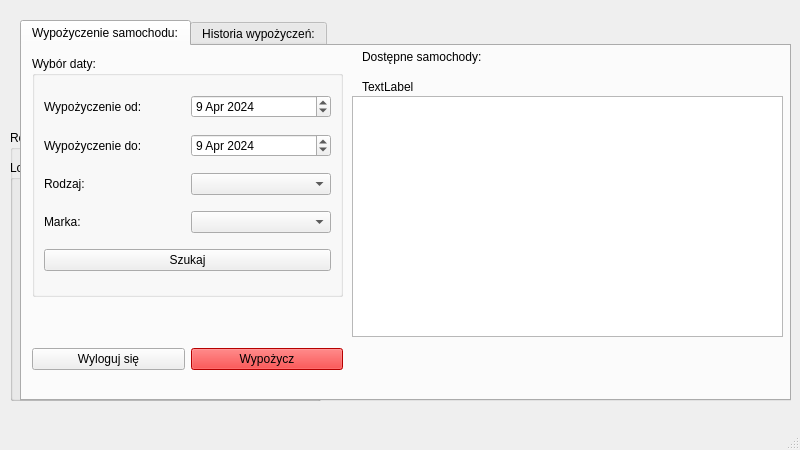
<?xml version="1.0" encoding="UTF-8"?>
<ui version="4.0">
 <class>klientWindow</class>
 <widget class="QMainWindow" name="klientWindow">
  <property name="geometry">
   <rect>
    <x>0</x>
    <y>0</y>
    <width>800</width>
    <height>450</height>
   </rect>
  </property>
  <property name="windowTitle">
   <string>Wypozyczalnia Samochodów</string>
  </property>
  <widget class="QWidget" name="centralwidget">
   <widget class="QGroupBox" name="groupBox_rej">
    <property name="geometry">
     <rect>
      <x>10</x>
      <y>130</y>
      <width>311</width>
      <height>271</height>
     </rect>
    </property>
    <property name="title">
     <string>Rejestracja:</string>
    </property>
    <layout class="QVBoxLayout" name="verticalLayout_2">
     <item>
      <layout class="QHBoxLayout" name="horizontalLayout_rej_imie">
       <item>
        <widget class="QLabel" name="label_rej_imie">
         <property name="text">
          <string> Imię:        </string>
         </property>
        </widget>
       </item>
       <item>
        <widget class="QLineEdit" name="lineEdit_rej_imie"/>
       </item>
      </layout>
     </item>
     <item>
      <layout class="QHBoxLayout" name="horizontalLayout_rej_nazwisko">
       <item>
        <widget class="QLabel" name="label_rej_nazwisko">
         <property name="text">
          <string>Nazwisko:</string>
         </property>
        </widget>
       </item>
       <item>
        <widget class="QLineEdit" name="lineEdit_rej_nazwisko"/>
       </item>
      </layout>
     </item>
     <item>
      <layout class="QHBoxLayout" name="horizontalLayout_rej_pesel">
       <item>
        <widget class="QLabel" name="label_rej_pesel">
         <property name="text">
          <string>PESEL:      </string>
         </property>
        </widget>
       </item>
       <item>
        <widget class="QLineEdit" name="lineEdit_rej_pesel"/>
       </item>
      </layout>
     </item>
     <item>
      <layout class="QHBoxLayout" name="horizontalLayout_rej_tel">
       <item>
        <widget class="QLabel" name="label_rej_tel">
         <property name="text">
          <string>Nr tel.:      </string>
         </property>
        </widget>
       </item>
       <item>
        <widget class="QLineEdit" name="lineEdit_rej_tel"/>
       </item>
      </layout>
     </item>
     <item>
      <layout class="QHBoxLayout" name="horizontalLayout_rej_email">
       <item>
        <widget class="QLabel" name="label_rej_email">
         <property name="text">
          <string>E-mail:     </string>
         </property>
        </widget>
       </item>
       <item>
        <widget class="QLineEdit" name="lineEdit_rej_email"/>
       </item>
      </layout>
     </item>
     <item>
      <layout class="QHBoxLayout" name="horizontalLayout_rej_haslo">
       <item>
        <widget class="QLabel" name="label_rej_haslo">
         <property name="text">
          <string>Hasło:      </string>
         </property>
        </widget>
       </item>
       <item>
        <widget class="QLineEdit" name="lineEdit_rej_haslo">
         <property name="echoMode">
          <enum>QLineEdit::Password</enum>
         </property>
        </widget>
       </item>
      </layout>
     </item>
     <item>
      <layout class="QHBoxLayout" name="horizontalLayout_rej">
       <item>
        <widget class="QPushButton" name="pushButton_rej">
         <property name="text">
          <string>Rejestracja</string>
         </property>
        </widget>
       </item>
       <item>
        <widget class="QPushButton" name="pushButton_rej_powrot">
         <property name="text">
          <string>Powrót</string>
         </property>
        </widget>
       </item>
      </layout>
     </item>
    </layout>
   </widget>
   <widget class="QGroupBox" name="groupBox_logowanie">
    <property name="geometry">
     <rect>
      <x>10</x>
      <y>160</y>
      <width>311</width>
      <height>241</height>
     </rect>
    </property>
    <property name="title">
     <string>Logowanie:</string>
    </property>
    <layout class="QVBoxLayout" name="verticalLayout">
     <item>
      <layout class="QHBoxLayout" name="horizontalLayout_l_email">
       <item>
        <widget class="QLabel" name="label_l_email">
         <property name="text">
          <string>e-mail:</string>
         </property>
        </widget>
       </item>
       <item>
        <widget class="QLineEdit" name="lineEdit_l_email"/>
       </item>
      </layout>
     </item>
     <item>
      <layout class="QHBoxLayout" name="horizontalLayout_l_haslo">
       <item>
        <widget class="QLabel" name="label_l_haslo">
         <property name="text">
          <string>hasło:  </string>
         </property>
        </widget>
       </item>
       <item>
        <widget class="QLineEdit" name="lineEdit_l_haslo">
         <property name="echoMode">
          <enum>QLineEdit::Password</enum>
         </property>
        </widget>
       </item>
      </layout>
     </item>
     <item>
      <widget class="QPushButton" name="pushButton_logowanie">
       <property name="text">
        <string>Zaloguj się</string>
       </property>
      </widget>
     </item>
     <item>
      <layout class="QHBoxLayout" name="horizontalLayout_l_rej">
       <item>
        <widget class="QLabel" name="label_l_rej">
         <property name="text">
          <string>Nie masz konta?</string>
         </property>
        </widget>
       </item>
       <item>
        <widget class="QPushButton" name="pushButton_l_rej">
         <property name="text">
          <string>Zarejestruj się</string>
         </property>
        </widget>
       </item>
      </layout>
     </item>
    </layout>
   </widget>
   <widget class="QTabWidget" name="tabWidget">
    <property name="geometry">
     <rect>
      <x>20</x>
      <y>20</y>
      <width>771</width>
      <height>381</height>
     </rect>
    </property>
    <property name="currentIndex">
     <number>0</number>
    </property>
    <widget class="QWidget" name="tab_wyborsamochodu">
     <attribute name="title">
      <string>Wypożyczenie samochodu:</string>
     </attribute>
     <widget class="QLabel" name="label_samochody">
      <property name="geometry">
       <rect>
        <x>340</x>
        <y>0</y>
        <width>421</width>
        <height>21</height>
       </rect>
      </property>
      <property name="text">
       <string>Dostępne samochody:</string>
      </property>
     </widget>
     <widget class="QGroupBox" name="groupBox_wybdate">
      <property name="geometry">
       <rect>
        <x>10</x>
        <y>10</y>
        <width>311</width>
        <height>241</height>
       </rect>
      </property>
      <property name="title">
       <string>Wybór daty:</string>
      </property>
      <layout class="QVBoxLayout" name="verticalLayout_3">
       <item>
        <layout class="QHBoxLayout" name="horizontalLayout_dataOd">
         <item>
          <widget class="QLabel" name="label_dataOd">
           <property name="text">
            <string>Wypożyczenie od:</string>
           </property>
          </widget>
         </item>
         <item>
          <widget class="QDateEdit" name="dateEdit_dataOd">
           <property name="dateTime">
            <datetime>
             <hour>0</hour>
             <minute>0</minute>
             <second>0</second>
             <year>2024</year>
             <month>4</month>
             <day>9</day>
            </datetime>
           </property>
           <property name="time">
            <time>
             <hour>0</hour>
             <minute>0</minute>
             <second>0</second>
            </time>
           </property>
           <property name="currentSection">
            <enum>QDateTimeEdit::DaySection</enum>
           </property>
           <property name="calendarPopup">
            <bool>false</bool>
           </property>
          </widget>
         </item>
        </layout>
       </item>
       <item>
        <layout class="QHBoxLayout" name="horizontalLayout_dataDo">
         <item>
          <widget class="QLabel" name="label_dataDo">
           <property name="text">
            <string>Wypożyczenie do:</string>
           </property>
          </widget>
         </item>
         <item>
          <widget class="QDateEdit" name="dateEdit_dataDo">
           <property name="dateTime">
            <datetime>
             <hour>0</hour>
             <minute>0</minute>
             <second>0</second>
             <year>2024</year>
             <month>4</month>
             <day>9</day>
            </datetime>
           </property>
           <property name="time">
            <time>
             <hour>0</hour>
             <minute>0</minute>
             <second>0</second>
            </time>
           </property>
           <property name="minimumDateTime">
            <datetime>
             <hour>21</hour>
             <minute>0</minute>
             <second>4</second>
             <year>1752</year>
             <month>9</month>
             <day>13</day>
            </datetime>
           </property>
          </widget>
         </item>
        </layout>
       </item>
       <item>
        <layout class="QHBoxLayout" name="horizontalLayout_rodzaj">
         <item>
          <widget class="QLabel" name="label">
           <property name="text">
            <string>Rodzaj:</string>
           </property>
          </widget>
         </item>
         <item>
          <widget class="QComboBox" name="comboBox_rodzaj"/>
         </item>
        </layout>
       </item>
       <item>
        <layout class="QHBoxLayout" name="horizontalLayout_marka">
         <item>
          <widget class="QLabel" name="label_2">
           <property name="text">
            <string>Marka: </string>
           </property>
          </widget>
         </item>
         <item>
          <widget class="QComboBox" name="comboBox_marka"/>
         </item>
        </layout>
       </item>
       <item>
        <widget class="QPushButton" name="pushButton__wybdate_szukaj">
         <property name="text">
          <string>Szukaj</string>
         </property>
        </widget>
       </item>
      </layout>
     </widget>
     <widget class="QListWidget" name="listWidget">
      <property name="geometry">
       <rect>
        <x>330</x>
        <y>50</y>
        <width>431</width>
        <height>241</height>
       </rect>
      </property>
     </widget>
     <widget class="QWidget" name="layoutWidget">
      <property name="geometry">
       <rect>
        <x>10</x>
        <y>298</y>
        <width>311</width>
        <height>31</height>
       </rect>
      </property>
      <layout class="QHBoxLayout" name="horizontalLayout_wyloguj">
       <item>
        <widget class="QPushButton" name="pushButton_wyloguj">
         <property name="text">
          <string>Wyloguj się</string>
         </property>
        </widget>
       </item>
       <item>
        <widget class="QPushButton" name="pushButton_wypozycz">
         <property name="palette">
          <palette>
           <active>
            <colorrole role="WindowText">
             <brush brushstyle="SolidPattern">
              <color alpha="255">
               <red>0</red>
               <green>0</green>
               <blue>0</blue>
              </color>
             </brush>
            </colorrole>
            <colorrole role="Button">
             <brush brushstyle="SolidPattern">
              <color alpha="255">
               <red>255</red>
               <green>0</green>
               <blue>0</blue>
              </color>
             </brush>
            </colorrole>
            <colorrole role="Light">
             <brush brushstyle="SolidPattern">
              <color alpha="255">
               <red>255</red>
               <green>127</green>
               <blue>127</blue>
              </color>
             </brush>
            </colorrole>
            <colorrole role="Midlight">
             <brush brushstyle="SolidPattern">
              <color alpha="255">
               <red>255</red>
               <green>63</green>
               <blue>63</blue>
              </color>
             </brush>
            </colorrole>
            <colorrole role="Dark">
             <brush brushstyle="SolidPattern">
              <color alpha="255">
               <red>127</red>
               <green>0</green>
               <blue>0</blue>
              </color>
             </brush>
            </colorrole>
            <colorrole role="Mid">
             <brush brushstyle="SolidPattern">
              <color alpha="255">
               <red>170</red>
               <green>0</green>
               <blue>0</blue>
              </color>
             </brush>
            </colorrole>
            <colorrole role="Text">
             <brush brushstyle="SolidPattern">
              <color alpha="255">
               <red>0</red>
               <green>0</green>
               <blue>0</blue>
              </color>
             </brush>
            </colorrole>
            <colorrole role="BrightText">
             <brush brushstyle="SolidPattern">
              <color alpha="255">
               <red>255</red>
               <green>255</green>
               <blue>255</blue>
              </color>
             </brush>
            </colorrole>
            <colorrole role="ButtonText">
             <brush brushstyle="SolidPattern">
              <color alpha="255">
               <red>0</red>
               <green>0</green>
               <blue>0</blue>
              </color>
             </brush>
            </colorrole>
            <colorrole role="Base">
             <brush brushstyle="SolidPattern">
              <color alpha="255">
               <red>255</red>
               <green>255</green>
               <blue>255</blue>
              </color>
             </brush>
            </colorrole>
            <colorrole role="Window">
             <brush brushstyle="SolidPattern">
              <color alpha="255">
               <red>255</red>
               <green>0</green>
               <blue>0</blue>
              </color>
             </brush>
            </colorrole>
            <colorrole role="Shadow">
             <brush brushstyle="SolidPattern">
              <color alpha="255">
               <red>0</red>
               <green>0</green>
               <blue>0</blue>
              </color>
             </brush>
            </colorrole>
            <colorrole role="AlternateBase">
             <brush brushstyle="SolidPattern">
              <color alpha="255">
               <red>255</red>
               <green>127</green>
               <blue>127</blue>
              </color>
             </brush>
            </colorrole>
            <colorrole role="ToolTipBase">
             <brush brushstyle="SolidPattern">
              <color alpha="255">
               <red>255</red>
               <green>255</green>
               <blue>220</blue>
              </color>
             </brush>
            </colorrole>
            <colorrole role="ToolTipText">
             <brush brushstyle="SolidPattern">
              <color alpha="255">
               <red>0</red>
               <green>0</green>
               <blue>0</blue>
              </color>
             </brush>
            </colorrole>
            <colorrole role="PlaceholderText">
             <brush brushstyle="SolidPattern">
              <color alpha="127">
               <red>0</red>
               <green>0</green>
               <blue>0</blue>
              </color>
             </brush>
            </colorrole>
            <colorrole role="Accent">
             <brush brushstyle="SolidPattern">
              <color alpha="255">
               <red>255</red>
               <green>255</green>
               <blue>255</blue>
              </color>
             </brush>
            </colorrole>
           </active>
           <inactive>
            <colorrole role="WindowText">
             <brush brushstyle="SolidPattern">
              <color alpha="255">
               <red>0</red>
               <green>0</green>
               <blue>0</blue>
              </color>
             </brush>
            </colorrole>
            <colorrole role="Button">
             <brush brushstyle="SolidPattern">
              <color alpha="255">
               <red>255</red>
               <green>0</green>
               <blue>0</blue>
              </color>
             </brush>
            </colorrole>
            <colorrole role="Light">
             <brush brushstyle="SolidPattern">
              <color alpha="255">
               <red>255</red>
               <green>127</green>
               <blue>127</blue>
              </color>
             </brush>
            </colorrole>
            <colorrole role="Midlight">
             <brush brushstyle="SolidPattern">
              <color alpha="255">
               <red>255</red>
               <green>63</green>
               <blue>63</blue>
              </color>
             </brush>
            </colorrole>
            <colorrole role="Dark">
             <brush brushstyle="SolidPattern">
              <color alpha="255">
               <red>127</red>
               <green>0</green>
               <blue>0</blue>
              </color>
             </brush>
            </colorrole>
            <colorrole role="Mid">
             <brush brushstyle="SolidPattern">
              <color alpha="255">
               <red>170</red>
               <green>0</green>
               <blue>0</blue>
              </color>
             </brush>
            </colorrole>
            <colorrole role="Text">
             <brush brushstyle="SolidPattern">
              <color alpha="255">
               <red>0</red>
               <green>0</green>
               <blue>0</blue>
              </color>
             </brush>
            </colorrole>
            <colorrole role="BrightText">
             <brush brushstyle="SolidPattern">
              <color alpha="255">
               <red>255</red>
               <green>255</green>
               <blue>255</blue>
              </color>
             </brush>
            </colorrole>
            <colorrole role="ButtonText">
             <brush brushstyle="SolidPattern">
              <color alpha="255">
               <red>0</red>
               <green>0</green>
               <blue>0</blue>
              </color>
             </brush>
            </colorrole>
            <colorrole role="Base">
             <brush brushstyle="SolidPattern">
              <color alpha="255">
               <red>255</red>
               <green>255</green>
               <blue>255</blue>
              </color>
             </brush>
            </colorrole>
            <colorrole role="Window">
             <brush brushstyle="SolidPattern">
              <color alpha="255">
               <red>255</red>
               <green>0</green>
               <blue>0</blue>
              </color>
             </brush>
            </colorrole>
            <colorrole role="Shadow">
             <brush brushstyle="SolidPattern">
              <color alpha="255">
               <red>0</red>
               <green>0</green>
               <blue>0</blue>
              </color>
             </brush>
            </colorrole>
            <colorrole role="AlternateBase">
             <brush brushstyle="SolidPattern">
              <color alpha="255">
               <red>255</red>
               <green>127</green>
               <blue>127</blue>
              </color>
             </brush>
            </colorrole>
            <colorrole role="ToolTipBase">
             <brush brushstyle="SolidPattern">
              <color alpha="255">
               <red>255</red>
               <green>255</green>
               <blue>220</blue>
              </color>
             </brush>
            </colorrole>
            <colorrole role="ToolTipText">
             <brush brushstyle="SolidPattern">
              <color alpha="255">
               <red>0</red>
               <green>0</green>
               <blue>0</blue>
              </color>
             </brush>
            </colorrole>
            <colorrole role="PlaceholderText">
             <brush brushstyle="SolidPattern">
              <color alpha="127">
               <red>0</red>
               <green>0</green>
               <blue>0</blue>
              </color>
             </brush>
            </colorrole>
            <colorrole role="Accent">
             <brush brushstyle="SolidPattern">
              <color alpha="255">
               <red>255</red>
               <green>255</green>
               <blue>255</blue>
              </color>
             </brush>
            </colorrole>
           </inactive>
           <disabled>
            <colorrole role="WindowText">
             <brush brushstyle="SolidPattern">
              <color alpha="255">
               <red>127</red>
               <green>0</green>
               <blue>0</blue>
              </color>
             </brush>
            </colorrole>
            <colorrole role="Button">
             <brush brushstyle="SolidPattern">
              <color alpha="255">
               <red>255</red>
               <green>0</green>
               <blue>0</blue>
              </color>
             </brush>
            </colorrole>
            <colorrole role="Light">
             <brush brushstyle="SolidPattern">
              <color alpha="255">
               <red>255</red>
               <green>127</green>
               <blue>127</blue>
              </color>
             </brush>
            </colorrole>
            <colorrole role="Midlight">
             <brush brushstyle="SolidPattern">
              <color alpha="255">
               <red>255</red>
               <green>63</green>
               <blue>63</blue>
              </color>
             </brush>
            </colorrole>
            <colorrole role="Dark">
             <brush brushstyle="SolidPattern">
              <color alpha="255">
               <red>127</red>
               <green>0</green>
               <blue>0</blue>
              </color>
             </brush>
            </colorrole>
            <colorrole role="Mid">
             <brush brushstyle="SolidPattern">
              <color alpha="255">
               <red>170</red>
               <green>0</green>
               <blue>0</blue>
              </color>
             </brush>
            </colorrole>
            <colorrole role="Text">
             <brush brushstyle="SolidPattern">
              <color alpha="255">
               <red>127</red>
               <green>0</green>
               <blue>0</blue>
              </color>
             </brush>
            </colorrole>
            <colorrole role="BrightText">
             <brush brushstyle="SolidPattern">
              <color alpha="255">
               <red>255</red>
               <green>255</green>
               <blue>255</blue>
              </color>
             </brush>
            </colorrole>
            <colorrole role="ButtonText">
             <brush brushstyle="SolidPattern">
              <color alpha="255">
               <red>127</red>
               <green>0</green>
               <blue>0</blue>
              </color>
             </brush>
            </colorrole>
            <colorrole role="Base">
             <brush brushstyle="SolidPattern">
              <color alpha="255">
               <red>255</red>
               <green>0</green>
               <blue>0</blue>
              </color>
             </brush>
            </colorrole>
            <colorrole role="Window">
             <brush brushstyle="SolidPattern">
              <color alpha="255">
               <red>255</red>
               <green>0</green>
               <blue>0</blue>
              </color>
             </brush>
            </colorrole>
            <colorrole role="Shadow">
             <brush brushstyle="SolidPattern">
              <color alpha="255">
               <red>0</red>
               <green>0</green>
               <blue>0</blue>
              </color>
             </brush>
            </colorrole>
            <colorrole role="AlternateBase">
             <brush brushstyle="SolidPattern">
              <color alpha="255">
               <red>255</red>
               <green>0</green>
               <blue>0</blue>
              </color>
             </brush>
            </colorrole>
            <colorrole role="ToolTipBase">
             <brush brushstyle="SolidPattern">
              <color alpha="255">
               <red>255</red>
               <green>255</green>
               <blue>220</blue>
              </color>
             </brush>
            </colorrole>
            <colorrole role="ToolTipText">
             <brush brushstyle="SolidPattern">
              <color alpha="255">
               <red>0</red>
               <green>0</green>
               <blue>0</blue>
              </color>
             </brush>
            </colorrole>
            <colorrole role="PlaceholderText">
             <brush brushstyle="SolidPattern">
              <color alpha="127">
               <red>127</red>
               <green>0</green>
               <blue>0</blue>
              </color>
             </brush>
            </colorrole>
            <colorrole role="Accent">
             <brush brushstyle="SolidPattern">
              <color alpha="255">
               <red>255</red>
               <green>76</green>
               <blue>76</blue>
              </color>
             </brush>
            </colorrole>
           </disabled>
          </palette>
         </property>
         <property name="text">
          <string>Wypożycz</string>
         </property>
        </widget>
       </item>
      </layout>
     </widget>
     <widget class="QLabel" name="label_samochody_2">
      <property name="geometry">
       <rect>
        <x>340</x>
        <y>30</y>
        <width>401</width>
        <height>21</height>
       </rect>
      </property>
      <property name="text">
       <string>TextLabel</string>
      </property>
     </widget>
    </widget>
    <widget class="QWidget" name="tab_historia">
     <attribute name="title">
      <string>Historia wypożyczeń:</string>
     </attribute>
     <widget class="QListWidget" name="listWidget_twojahistoria">
      <property name="geometry">
       <rect>
        <x>10</x>
        <y>30</y>
        <width>731</width>
        <height>261</height>
       </rect>
      </property>
     </widget>
     <widget class="QLabel" name="label_twojahistoria">
      <property name="geometry">
       <rect>
        <x>10</x>
        <y>0</y>
        <width>731</width>
        <height>31</height>
       </rect>
      </property>
      <property name="text">
       <string>textLabel</string>
      </property>
     </widget>
     <widget class="QWidget" name="layoutWidget">
      <property name="geometry">
       <rect>
        <x>10</x>
        <y>300</y>
        <width>311</width>
        <height>31</height>
       </rect>
      </property>
      <layout class="QHBoxLayout" name="horizontalLayout_wyloguj2">
       <item>
        <widget class="QPushButton" name="pushButton_wyloguj_2">
         <property name="text">
          <string>Wyloguj się</string>
         </property>
        </widget>
       </item>
       <item>
        <widget class="QPushButton" name="pushButton_odswiez">
         <property name="text">
          <string>Odśwież</string>
         </property>
        </widget>
       </item>
      </layout>
     </widget>
    </widget>
   </widget>
  </widget>
  <widget class="QMenuBar" name="menubar">
   <property name="geometry">
    <rect>
     <x>0</x>
     <y>0</y>
     <width>800</width>
     <height>25</height>
    </rect>
   </property>
  </widget>
  <widget class="QStatusBar" name="statusbar"/>
 </widget>
 <resources/>
 <connections/>
</ui>
